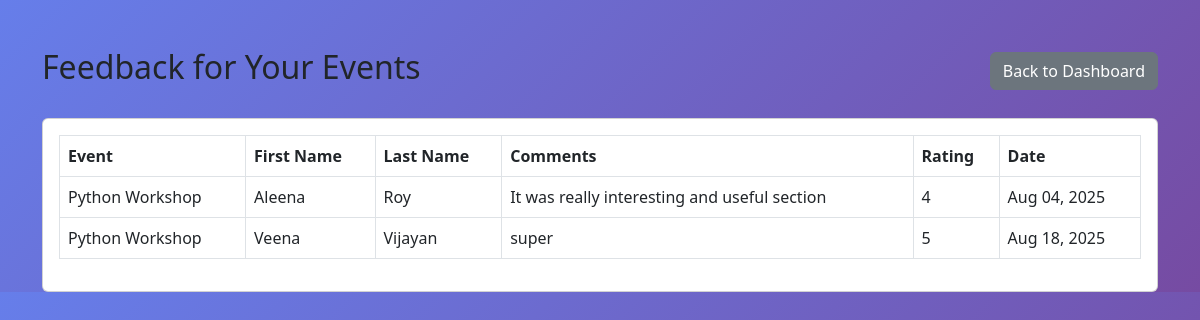
The app's page /teacher_feedbacks.php (signed in) with its own data.
### tables this page shows
CREATE TABLE `feedback` (
  `feedback_id` int(11) NOT NULL,
  `event_id` int(11) NOT NULL,
  `user_type` enum('student','teacher') NOT NULL,
  `user_id` int(11) NOT NULL,
  `comments` text DEFAULT NULL,
  `rating` int(11) DEFAULT NULL CHECK (`rating` >= 1 and `rating` <= 5),
  `feedback_date` datetime DEFAULT current_timestamp()
);

CREATE TABLE `events` (
  `event_id` int(11) NOT NULL,
  `title` varchar(100) NOT NULL,
  `description` text DEFAULT NULL,
  `event_date` date NOT NULL,
  `event_time` time NOT NULL,
  `venue` varchar(100) DEFAULT NULL,
  `created_by_user_type` enum('admin','teacher','student') NOT NULL,
  `created_by_user_id` int(11) NOT NULL,
  `duration` int(11) DEFAULT 60
);

CREATE TABLE `students` (
  `student_id` int(11) NOT NULL,
  `first_name` varchar(100) NOT NULL,
  `last_name` varchar(100) NOT NULL,
  `email` varchar(250) NOT NULL,
  `password` varchar(255) NOT NULL,
  `phone_number` varchar(15) DEFAULT NULL,
  `department` varchar(50) DEFAULT NULL,
  `year` int(11) DEFAULT NULL,
  `roll_no` varchar(20) DEFAULT NULL
);

### teacher_feedbacks.php (the view, shortened to what this page needs)
<?php
$conn = new mysqli('localhost', 'root', '', 'event_management');
$teacher_id = $_SESSION['user_id'];
$events = $conn->query("SELECT * FROM events WHERE created_by_user_type = 'teacher' AND created_by_user_id = $teacher_id");
$event_ids = [];
while ($e = $events->fetch_assoc()) {
    $event_ids[] = $e['event_id'];
}
$feedbacks = [];
if ($event_ids) {
    $ids = implode(',', $event_ids);
    $sql = "SELECT f.*, e.title, s.first_name, s.last_name FROM feedback f JOIN events e ON f.event_id = e.event_id JOIN students s ON f.user_id = s.student_id WHERE f.user_type = 'student' AND f.event_id IN ($ids) ORDER BY f.event_id DESC";
    $feedbacks = $conn->query($sql);
}
?>
<!DOCTYPE html>
<html lang="en">
<head>
    <link href="https://cdn.jsdelivr.net/npm/bootstrap@5.3.0/dist/css/bootstrap.min.css" rel="stylesheet">
</head>
<body>
    <div class="container mt-5">
        <div class="d-flex justify-content-between align-items-center mb-4">
            <h2>Feedback for Your Events</h2>
            <a href="teacher_dashboard.php" class="btn btn-secondary">Back to Dashboard</a>
        </div>
        <div class="card">
            <div class="card-body">
                <div class="table-responsive">
                    <table class="table table-bordered">
                        <thead>
                            <tr>
                                <th>Event</th>
                                <th>First Name</th>
                                <th>Last Name</th>
                                <th>Comments</th>
                                <th>Rating</th>
                                <th>Date</th>
                            </tr>
                        </thead>
                        <tbody>
                            <?php if ($feedbacks && $feedbacks->num_rows > 0): ?>
                                <?php while ($fb = $feedbacks->fetch_assoc()): ?>
                                    <tr>
                                        <td><?php echo htmlspecialchars($fb['title']); ?></td>
                                        <td><?php echo htmlspecialchars($fb['first_name']); ?></td>
                                        <td><?php echo htmlspecialchars($fb['last_name']); ?></td>
                                        <td><?php echo htmlspecialchars($fb['comments']); ?></td>
                                        <td><?php echo htmlspecialchars($fb['rating']); ?></td>
                                        <td><?php echo date('M d, Y', strtotime($fb['feedback_date'])); ?></td>
                                    </tr>
                                <?php endwhile; ?>
                            <?php else: ?>
                                <tr><td colspan="6" class="text-center">No feedbacks yet.</td></tr>
                            <?php endif; ?>
                        </tbody>
                    </table>
                </div>
            </div>
        </div>
    </div>
</body>
</html>

### teacher_feedbacks.php (style rules this page uses)
body { background: linear-gradient(135deg, #667eea 0%, #764ba2 100%); }

### records on screen
feedback: event.title "Python Workshop", students.first_name "Aleena", students.last_name "Roy", comments "It was really interesting and useful section", rating "4", feedback_date "Aug 04, 2025"
feedback: event.title "Python Workshop", students.first_name "Veena", students.last_name "Vijayan", comments "super", rating "5", feedback_date "Aug 18, 2025"
